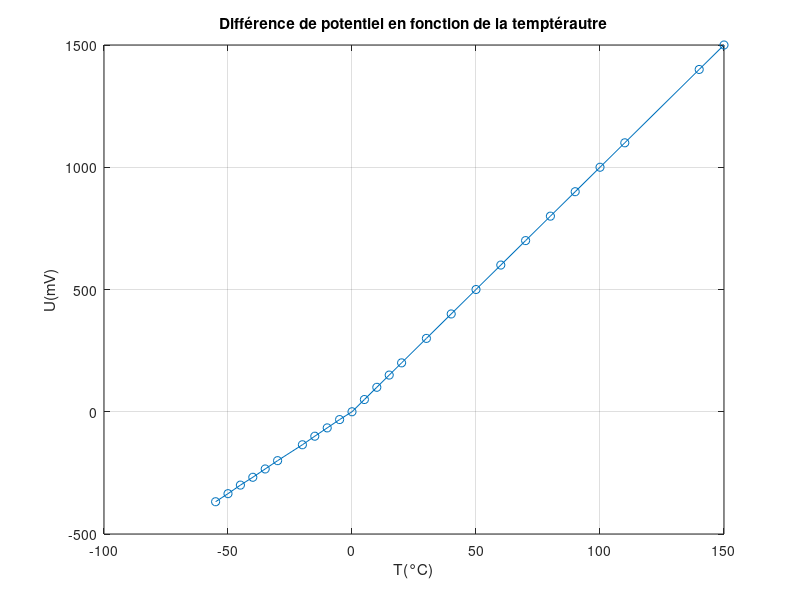

Here is the MATLAB script that generated this plot:
clc,
clear all,
close all
T1=[-55,-50,-45,-40,-35,-30,-20,-15,-10,-5];
U1=[-368,-335,-300,-268,-234,-200,-135,-100,-66,-32];
T2=[0,5,10,15,20,30,40,50,60,70,80,90,100,110,140,150];
U2=[0,50,100,150,200,300,400,500,600,700,800,900,1000,1100,1400,1500];
T=[T1,T2];
U=[U1,U2];

% Créer les matrices de coordonnées (grille)
plot(T,U,'-o');
title('Différence de potentiel en fonction de la temptérautre');
xlabel('T(°C)');
ylabel('U(mV)');
grid on;
